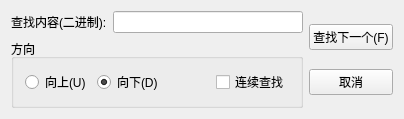
<?xml version="1.0" encoding="UTF-8"?>
<ui version="4.0">
 <class>h264FindText</class>
 <widget class="QMainWindow" name="h264FindText">
  <property name="geometry">
   <rect>
    <x>0</x>
    <y>0</y>
    <width>404</width>
    <height>118</height>
   </rect>
  </property>
  <property name="windowTitle">
   <string>查找</string>
  </property>
  <widget class="QWidget" name="centralWidget">
   <layout class="QGridLayout" name="gridLayout">
    <item row="0" column="0">
     <layout class="QHBoxLayout" name="horizontalLayout_3">
      <item>
       <layout class="QVBoxLayout" name="verticalLayout_2">
        <item>
         <layout class="QHBoxLayout" name="horizontalLayout">
          <item>
           <widget class="QLabel" name="findLabel">
            <property name="text">
             <string>查找内容(二进制):</string>
            </property>
           </widget>
          </item>
          <item>
           <widget class="QLineEdit" name="findLineEdit"/>
          </item>
         </layout>
        </item>
        <item>
         <widget class="QGroupBox" name="directGroupBox">
          <property name="title">
           <string>方向</string>
          </property>
          <layout class="QHBoxLayout" name="horizontalLayout_5">
           <item>
            <layout class="QHBoxLayout" name="horizontalLayout_4">
             <item>
              <layout class="QHBoxLayout" name="horizontalLayout_2">
               <item>
                <widget class="QRadioButton" name="upRadioButton">
                 <property name="text">
                  <string>向上(U)</string>
                 </property>
                </widget>
               </item>
               <item>
                <widget class="QRadioButton" name="downRadioButton">
                 <property name="text">
                  <string>向下(D)</string>
                 </property>
                 <property name="checked">
                  <bool>true</bool>
                 </property>
                </widget>
               </item>
              </layout>
             </item>
             <item alignment="Qt::AlignRight">
              <widget class="QCheckBox" name="continueFindNextCheckBox">
               <property name="text">
                <string>连续查找</string>
               </property>
              </widget>
             </item>
            </layout>
           </item>
          </layout>
         </widget>
        </item>
       </layout>
      </item>
      <item>
       <layout class="QVBoxLayout" name="verticalLayout">
        <item>
         <widget class="QPushButton" name="findNextPushButton">
          <property name="text">
           <string>查找下一个(F)</string>
          </property>
         </widget>
        </item>
        <item>
         <widget class="QPushButton" name="closePushButton">
          <property name="text">
           <string>取消</string>
          </property>
         </widget>
        </item>
       </layout>
      </item>
     </layout>
    </item>
   </layout>
  </widget>
 </widget>
 <layoutdefault spacing="6" margin="11"/>
 <resources/>
 <connections/>
</ui>
